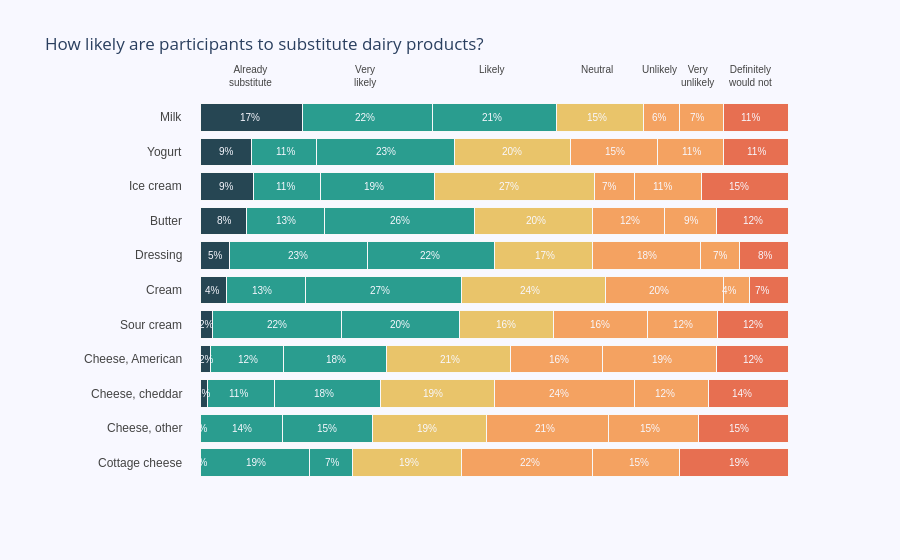

Notebook code cell kept with this figure:
### Code cell
top_labels = ['Already<br>substitute', 'Very<br>likely', 'Likely', 
              'Neutral', 'Unlikely', 'Very<br>unlikely', 'Definitely<br>would not']

colors = ['rgb(38, 70, 83)', 'rgb(42, 157, 143)', 'rgb(42, 157, 143)',
          'rgb(233, 196, 106)', 'rgb(244, 162, 97)',
          'rgb(244, 162, 97)', 'rgb(231, 111, 81)']

x_data_labels = np.array(list(np.around(np.array(data))), dtype=int)

x_data = data

y_data = list(sub_dairy_dict.values())

fig = go.Figure()

for i in range(0, len(x_data[0])):
    for xd, yd in zip(x_data, y_data):
        fig.add_trace(go.Bar(
            x=[xd[i]], y=[yd],
            orientation='h',
            marker=dict(
                color=colors[i],
                line=dict(color='rgb(248, 248, 249)', width=1)
            )
        ))

fig.update_layout(
    title='How likely are participants to substitute dairy products?',
    xaxis=dict(
        showgrid=False,
        showline=False,
        showticklabels=False,
        zeroline=False,
        domain=[0.15, 1]
    ),
    yaxis=dict(
        showgrid=False,
        showline=False,
        showticklabels=False,
        zeroline=False,
    ),
    barmode='stack',
    paper_bgcolor='rgb(248, 248, 255)',
    plot_bgcolor='rgb(248, 248, 255)',
#    margin=dict(l=120, r=10, t=140, b=80),
    showlegend=False,
)

annotations = []

for yd, xd in zip(y_data, x_data_labels):
    # labeling the y-axis
    annotations.append(dict(xref='paper', yref='y',
                            x=0.14, y=yd,
                            xanchor='right',
                            text=str(yd),
                            font=dict(family='Arial', size=12,
                                      color='rgb(67, 67, 67)'),
                            showarrow=False, align='right'))
    # labeling the first percentage of each bar (x_axis)
    annotations.append(dict(xref='x', yref='y',
                            x=xd[0] / 2, y=yd,
                            text=str(xd[0]) + '%',
                            font=dict(family='Arial', size=10,
                                      color='rgb(248, 248, 255)'),
                            showarrow=False))
    # labeling the first Likert scale (on the top)
    if yd == y_data[-1]:
        annotations.append(dict(xref='x', yref='paper',
                                x=xd[0] / 2, y=1.1,
                                text=top_labels[0],
                                font=dict(family='Arial', size=10,
                                          color='rgb(67, 67, 67)'),
                                showarrow=False))
    space = xd[0]
    for i in range(1, len(xd)):
            # labeling the rest of percentages for each bar (x_axis)
            annotations.append(dict(xref='x', yref='y',
                                    x=space + (xd[i]/2), y=yd,
                                    text=str(xd[i]) + '%',
                                    font=dict(family='Arial', size=10,
                                              color='rgb(248, 248, 255)'),
                                    showarrow=False))
            # labeling the Likert scale
            if yd == y_data[-1]:
                annotations.append(dict(xref='x', yref='paper',
                                        x=space + (xd[i]/2), y=1.1,
                                        text=top_labels[i],
                                        font=dict(family='Arial', size=10,
                                                  color='rgb(67, 67, 67)'),
                                        showarrow=False))
            space += xd[i]

fig.update_layout(annotations=annotations)

fig.show()

### Figure 1 — Plotly figure (JSON) as saved in the notebook; plotly's stock layout.template omitted (floating-point values rounded to 4 significant figures)
{"data": [{"marker": {"color": "rgb(38, 70, 83)", "line": {"color": "rgb(248, 248, 249)", "width": 1}}, "orientation": "h", "type": "bar", "x": [0], "y": ["Cottage cheese"]}, {"marker": {"color": "rgb(38, 70, 83)", "line": {"color": "rgb(248, 248, 249)", "width": 1}}, "orientation": "h", "type": "bar", "x": [0], "y": ["Cheese, other"]}, {"marker": {"color": "rgb(38, 70, 83)", "line": {"color": "rgb(248, 248, 249)", "width": 1}}, "orientation": "h", "type": "bar", "x": [1.136], "y": ["Cheese, cheddar"]}, {"marker": {"color": "rgb(38, 70, 83)", "line": {"color": "rgb(248, 248, 249)", "width": 1}}, "orientation": "h", "type": "bar", "x": [1.754], "y": ["Cheese, American"]}, {"marker": {"color": "rgb(38, 70, 83)", "line": {"color": "rgb(248, 248, 249)", "width": 1}}, "orientation": "h", "type": "bar", "x": [2], "y": ["Sour cream"]}, {"marker": {"color": "rgb(38, 70, 83)", "line": {"color": "rgb(248, 248, 249)", "width": 1}}, "orientation": "h", "type": "bar", "x": [4.444], "y": ["Cream"]}, {"marker": {"color": "rgb(38, 70, 83)", "line": {"color": "rgb(248, 248, 249)", "width": 1}}, "orientation": "h", "type": "bar", "x": [5], "y": ["Dressing"]}, {"marker": {"color": "rgb(38, 70, 83)", "line": {"color": "rgb(248, 248, 249)", "width": 1}}, "orientation": "h", "type": "bar", "x": [7.778], "y": ["Butter"]}, {"marker": {"color": "rgb(38, 70, 83)", "line": {"color": "rgb(248, 248, 249)", "width": 1}}, "orientation": "h", "type": "bar", "x": [9.091], "y": ["Ice cream"]}, {"marker": {"color": "rgb(38, 70, 83)", "line": {"color": "rgb(248, 248, 249)", "width": 1}}, "orientation": "h", "type": "bar", "x": [8.642], "y": ["Yogurt"]}, {"marker": {"color": "rgb(38, 70, 83)", "line": {"color": "rgb(248, 248, 249)", "width": 1}}, "orientation": "h", "type": "bar", "x": [17.28], "y": ["Milk"]}, {"marker": {"color": "rgb(42, 157, 143)", "line": {"color": "rgb(248, 248, 249)", "width": 1}}, "orientation": "h", "type": "bar", "x": [18.52], "y": ["Cottage cheese"]}, {"marker": {"color": "rgb(42, 157, 143)", "line": {"color": "rgb(248, 248, 249)", "width": 1}}, "orientation": "h", "type": "bar", "x": [13.89], "y": ["Cheese, other"]}, {"marker": {"color": "rgb(42, 157, 143)", "line": {"color": "rgb(248, 248, 249)", "width": 1}}, "orientation": "h", "type": "bar", "x": [11.36], "y": ["Cheese, cheddar"]}, {"marker": {"color": "rgb(42, 157, 143)", "line": {"color": "rgb(248, 248, 249)", "width": 1}}, "orientation": "h", "type": "bar", "x": [12.28], "y": ["Cheese, American"]}, {"marker": {"color": "rgb(42, 157, 143)", "line": {"color": "rgb(248, 248, 249)", "width": 1}}, "orientation": "h", "type": "bar", "x": [22], "y": ["Sour cream"]}, {"marker": {"color": "rgb(42, 157, 143)", "line": {"color": "rgb(248, 248, 249)", "width": 1}}, "orientation": "h", "type": "bar", "x": [13.33], "y": ["Cream"]}, {"marker": {"color": "rgb(42, 157, 143)", "line": {"color": "rgb(248, 248, 249)", "width": 1}}, "orientation": "h", "type": "bar", "x": [23.33], "y": ["Dressing"]}, {"marker": {"color": "rgb(42, 157, 143)", "line": {"color": "rgb(248, 248, 249)", "width": 1}}, "orientation": "h", "type": "bar", "x": [13.33], "y": ["Butter"]}, {"marker": {"color": "rgb(42, 157, 143)", "line": {"color": "rgb(248, 248, 249)", "width": 1}}, "orientation": "h", "type": "bar", "x": [11.36], "y": ["Ice cream"]}, {"marker": {"color": "rgb(42, 157, 143)", "line": {"color": "rgb(248, 248, 249)", "width": 1}}, "orientation": "h", "type": "bar", "x": [11.11], "y": ["Yogurt"]}, {"marker": {"color": "rgb(42, 157, 143)", "line": {"color": "rgb(248, 248, 249)", "width": 1}}, "orientation": "h", "type": "bar", "x": [22.22], "y": ["Milk"]}, {"marker": {"color": "rgb(42, 157, 143)", "line": {"color": "rgb(248, 248, 249)", "width": 1}}, "orientation": "h", "type": "bar", "x": [7.407], "y": ["Cottage cheese"]}, {"marker": {"color": "rgb(42, 157, 143)", "line": {"color": "rgb(248, 248, 249)", "width": 1}}, "orientation": "h", "type": "bar", "x": [15.28], "y": ["Cheese, other"]}, {"marker": {"color": "rgb(42, 157, 143)", "line": {"color": "rgb(248, 248, 249)", "width": 1}}, "orientation": "h", "type": "bar", "x": [18.18], "y": ["Cheese, cheddar"]}, {"marker": {"color": "rgb(42, 157, 143)", "line": {"color": "rgb(248, 248, 249)", "width": 1}}, "orientation": "h", "type": "bar", "x": [17.54], "y": ["Cheese, American"]}, {"marker": {"color": "rgb(42, 157, 143)", "line": {"color": "rgb(248, 248, 249)", "width": 1}}, "orientation": "h", "type": "bar", "x": [20], "y": ["Sour cream"]}, {"marker": {"color": "rgb(42, 157, 143)", "line": {"color": "rgb(248, 248, 249)", "width": 1}}, "orientation": "h", "type": "bar", "x": [26.67], "y": ["Cream"]}, {"marker": {"color": "rgb(42, 157, 143)", "line": {"color": "rgb(248, 248, 249)", "width": 1}}, "orientation": "h", "type": "bar", "x": [21.67], "y": ["Dressing"]}, {"marker": {"color": "rgb(42, 157, 143)", "line": {"color": "rgb(248, 248, 249)", "width": 1}}, "orientation": "h", "type": "bar", "x": [25.56], "y": ["Butter"]}, {"marker": {"color": "rgb(42, 157, 143)", "line": {"color": "rgb(248, 248, 249)", "width": 1}}, "orientation": "h", "type": "bar", "x": [19.32], "y": ["Ice cream"]}, {"marker": {"color": "rgb(42, 157, 143)", "line": {"color": "rgb(248, 248, 249)", "width": 1}}, "orientation": "h", "type": "bar", "x": [23.46], "y": ["Yogurt"]}, {"marker": {"color": "rgb(42, 157, 143)", "line": {"color": "rgb(248, 248, 249)", "width": 1}}, "orientation": "h", "type": "bar", "x": [20.99], "y": ["Milk"]}, {"marker": {"color": "rgb(233, 196, 106)", "line": {"color": "rgb(248, 248, 249)", "width": 1}}, "orientation": "h", "type": "bar", "x": [18.52], "y": ["Cottage cheese"]}, {"marker": {"color": "rgb(233, 196, 106)", "line": {"color": "rgb(248, 248, 249)", "width": 1}}, "orientation": "h", "type": "bar", "x": [19.44], "y": ["Cheese, other"]}, {"marker": {"color": "rgb(233, 196, 106)", "line": {"color": "rgb(248, 248, 249)", "width": 1}}, "orientation": "h", "type": "bar", "x": [19.32], "y": ["Cheese, cheddar"]}, {"marker": {"color": "rgb(233, 196, 106)", "line": {"color": "rgb(248, 248, 249)", "width": 1}}, "orientation": "h", "type": "bar", "x": [21.05], "y": ["Cheese, American"]}, {"marker": {"color": "rgb(233, 196, 106)", "line": {"color": "rgb(248, 248, 249)", "width": 1}}, "orientation": "h", "type": "bar", "x": [16], "y": ["Sour cream"]}, {"marker": {"color": "rgb(233, 196, 106)", "line": {"color": "rgb(248, 248, 249)", "width": 1}}, "orientation": "h", "type": "bar", "x": [24.44], "y": ["Cream"]}, {"marker": {"color": "rgb(233, 196, 106)", "line": {"color": "rgb(248, 248, 249)", "width": 1}}, "orientation": "h", "type": "bar", "x": [16.67], "y": ["Dressing"]}, {"marker": {"color": "rgb(233, 196, 106)", "line": {"color": "rgb(248, 248, 249)", "width": 1}}, "orientation": "h", "type": "bar", "x": [20], "y": ["Butter"]}, {"marker": {"color": "rgb(233, 196, 106)", "line": {"color": "rgb(248, 248, 249)", "width": 1}}, "orientation": "h", "type": "bar", "x": [27.27], "y": ["Ice cream"]}, {"marker": {"color": "rgb(233, 196, 106)", "line": {"color": "rgb(248, 248, 249)", "width": 1}}, "orientation": "h", "type": "bar", "x": [19.75], "y": ["Yogurt"]}, {"marker": {"color": "rgb(233, 196, 106)", "line": {"color": "rgb(248, 248, 249)", "width": 1}}, "orientation": "h", "type": "bar", "x": [14.81], "y": ["Milk"]}, {"marker": {"color": "rgb(244, 162, 97)", "line": {"color": "rgb(248, 248, 249)", "width": 1}}, "orientation": "h", "type": "bar", "x": [22.22], "y": ["Cottage cheese"]}, {"marker": {"color": "rgb(244, 162, 97)", "line": {"color": "rgb(248, 248, 249)", "width": 1}}, "orientation": "h", "type": "bar", "x": [20.83], "y": ["Cheese, other"]}, {"marker": {"color": "rgb(244, 162, 97)", "line": {"color": "rgb(248, 248, 249)", "width": 1}}, "orientation": "h", "type": "bar", "x": [23.86], "y": ["Cheese, cheddar"]}, {"marker": {"color": "rgb(244, 162, 97)", "line": {"color": "rgb(248, 248, 249)", "width": 1}}, "orientation": "h", "type": "bar", "x": [15.79], "y": ["Cheese, American"]}, {"marker": {"color": "rgb(244, 162, 97)", "line": {"color": "rgb(248, 248, 249)", "width": 1}}, "orientation": "h", "type": "bar", "x": [16], "y": ["Sour cream"]}, {"marker": {"color": "rgb(244, 162, 97)", "line": {"color": "rgb(248, 248, 249)", "width": 1}}, "orientation": "h", "type": "bar", "x": [20], "y": ["Cream"]}, {"marker": {"color": "rgb(244, 162, 97)", "line": {"color": "rgb(248, 248, 249)", "width": 1}}, "orientation": "h", "type": "bar", "x": [18.33], "y": ["Dressing"]}, {"marker": {"color": "rgb(244, 162, 97)", "line": {"color": "rgb(248, 248, 249)", "width": 1}}, "orientation": "h", "type": "bar", "x": [12.22], "y": ["Butter"]}, {"marker": {"color": "rgb(244, 162, 97)", "line": {"color": "rgb(248, 248, 249)", "width": 1}}, "orientation": "h", "type": "bar", "x": [6.818], "y": ["Ice cream"]}, {"marker": {"color": "rgb(244, 162, 97)", "line": {"color": "rgb(248, 248, 249)", "width": 1}}, "orientation": "h", "type": "bar", "x": [14.81], "y": ["Yogurt"]}, {"marker": {"color": "rgb(244, 162, 97)", "line": {"color": "rgb(248, 248, 249)", "width": 1}}, "orientation": "h", "type": "bar", "x": [6.173], "y": ["Milk"]}, {"marker": {"color": "rgb(244, 162, 97)", "line": {"color": "rgb(248, 248, 249)", "width": 1}}, "orientation": "h", "type": "bar", "x": [14.81], "y": ["Cottage cheese"]}, {"marker": {"color": "rgb(244, 162, 97)", "line": {"color": "rgb(248, 248, 249)", "width": 1}}, "orientation": "h", "type": "bar", "x": [15.28], "y": ["Cheese, other"]}, {"marker": {"color": "rgb(244, 162, 97)", "line": {"color": "rgb(248, 248, 249)", "width": 1}}, "orientation": "h", "type": "bar", "x": [12.5], "y": ["Cheese, cheddar"]}, {"marker": {"color": "rgb(244, 162, 97)", "line": {"color": "rgb(248, 248, 249)", "width": 1}}, "orientation": "h", "type": "bar", "x": [19.3], "y": ["Cheese, American"]}, {"marker": {"color": "rgb(244, 162, 97)", "line": {"color": "rgb(248, 248, 249)", "width": 1}}, "orientation": "h", "type": "bar", "x": [12], "y": ["Sour cream"]}, {"marker": {"color": "rgb(244, 162, 97)", "line": {"color": "rgb(248, 248, 249)", "width": 1}}, "orientation": "h", "type": "bar", "x": [4.444], "y": ["Cream"]}, {"marker": {"color": "rgb(244, 162, 97)", "line": {"color": "rgb(248, 248, 249)", "width": 1}}, "orientation": "h", "type": "bar", "x": [6.667], "y": ["Dressing"]}, {"marker": {"color": "rgb(244, 162, 97)", "line": {"color": "rgb(248, 248, 249)", "width": 1}}, "orientation": "h", "type": "bar", "x": [8.889], "y": ["Butter"]}, {"marker": {"color": "rgb(244, 162, 97)", "line": {"color": "rgb(248, 248, 249)", "width": 1}}, "orientation": "h", "type": "bar", "x": [11.36], "y": ["Ice cream"]}, {"marker": {"color": "rgb(244, 162, 97)", "line": {"color": "rgb(248, 248, 249)", "width": 1}}, "orientation": "h", "type": "bar", "x": [11.11], "y": ["Yogurt"]}, {"marker": {"color": "rgb(244, 162, 97)", "line": {"color": "rgb(248, 248, 249)", "width": 1}}, "orientation": "h", "type": "bar", "x": [7.407], "y": ["Milk"]}, {"marker": {"color": "rgb(231, 111, 81)", "line": {"color": "rgb(248, 248, 249)", "width": 1}}, "orientation": "h", "type": "bar", "x": [18.52], "y": ["Cottage cheese"]}, {"marker": {"color": "rgb(231, 111, 81)", "line": {"color": "rgb(248, 248, 249)", "width": 1}}, "orientation": "h", "type": "bar", "x": [15.28], "y": ["Cheese, other"]}, {"marker": {"color": "rgb(231, 111, 81)", "line": {"color": "rgb(248, 248, 249)", "width": 1}}, "orientation": "h", "type": "bar", "x": [13.64], "y": ["Cheese, cheddar"]}, {"marker": {"color": "rgb(231, 111, 81)", "line": {"color": "rgb(248, 248, 249)", "width": 1}}, "orientation": "h", "type": "bar", "x": [12.28], "y": ["Cheese, American"]}, {"marker": {"color": "rgb(231, 111, 81)", "line": {"color": "rgb(248, 248, 249)", "width": 1}}, "orientation": "h", "type": "bar", "x": [12], "y": ["Sour cream"]}, {"marker": {"color": "rgb(231, 111, 81)", "line": {"color": "rgb(248, 248, 249)", "width": 1}}, "orientation": "h", "type": "bar", "x": [6.667], "y": ["Cream"]}, {"marker": {"color": "rgb(231, 111, 81)", "line": {"color": "rgb(248, 248, 249)", "width": 1}}, "orientation": "h", "type": "bar", "x": [8.333], "y": ["Dressing"]}, {"marker": {"color": "rgb(231, 111, 81)", "line": {"color": "rgb(248, 248, 249)", "width": 1}}, "orientation": "h", "type": "bar", "x": [12.22], "y": ["Butter"]}, {"marker": {"color": "rgb(231, 111, 81)", "line": {"color": "rgb(248, 248, 249)", "width": 1}}, "orientation": "h", "type": "bar", "x": [14.77], "y": ["Ice cream"]}, {"marker": {"color": "rgb(231, 111, 81)", "line": {"color": "rgb(248, 248, 249)", "width": 1}}, "orientation": "h", "type": "bar", "x": [11.11], "y": ["Yogurt"]}, {"marker": {"color": "rgb(231, 111, 81)", "line": {"color": "rgb(248, 248, 249)", "width": 1}}, "orientation": "h", "type": "bar", "x": [11.11], "y": ["Milk"]}], "layout": {"annotations": [{"align": "right", "font": {"color": "rgb(67, 67, 67)", "family": "Arial", "size": 12}, "showarrow": false, "text": "Cottage cheese", "x": 0.14, "xanchor": "right", "xref": "paper", "y": "Cottage cheese", "yref": "y"}, {"font": {"color": "rgb(248, 248, 255)", "family": "Arial", "size": 10}, "showarrow": false, "text": "0%", "x": 0, "xref": "x", "y": "Cottage cheese", "yref": "y"}, {"font": {"color": "rgb(248, 248, 255)", "family": "Arial", "size": 10}, "showarrow": false, "text": "19%", "x": 9.5, "xref": "x", "y": "Cottage cheese", "yref": "y"}, {"font": {"color": "rgb(248, 248, 255)", "family": "Arial", "size": 10}, "showarrow": false, "text": "7%", "x": 22.5, "xref": "x", "y": "Cottage cheese", "yref": "y"}, {"font": {"color": "rgb(248, 248, 255)", "family": "Arial", "size": 10}, "showarrow": false, "text": "19%", "x": 35.5, "xref": "x", "y": "Cottage cheese", "yref": "y"}, {"font": {"color": "rgb(248, 248, 255)", "family": "Arial", "size": 10}, "showarrow": false, "text": "22%", "x": 56, "xref": "x", "y": "Cottage cheese", "yref": "y"}, {"font": {"color": "rgb(248, 248, 255)", "family": "Arial", "size": 10}, "showarrow": false, "text": "15%", "x": 74.5, "xref": "x", "y": "Cottage cheese", "yref": "y"}, {"font": {"color": "rgb(248, 248, 255)", "family": "Arial", "size": 10}, "showarrow": false, "text": "19%", "x": 91.5, "xref": "x", "y": "Cottage cheese", "yref": "y"}, {"align": "right", "font": {"color": "rgb(67, 67, 67)", "family": "Arial", "size": 12}, "showarrow": false, "text": "Cheese, other", "x": 0.14, "xanchor": "right", "xref": "paper", "y": "Cheese, other", "yref": "y"}, {"font": {"color": "rgb(248, 248, 255)", "family": "Arial", "size": 10}, "showarrow": false, "text": "0%", "x": 0, "xref": "x", "y": "Cheese, other", "yref": "y"}, {"font": {"color": "rgb(248, 248, 255)", "family": "Arial", "size": 10}, "showarrow": false, "text": "14%", "x": 7, "xref": "x", "y": "Cheese, other", "yref": "y"}, {"font": {"color": "rgb(248, 248, 255)", "family": "Arial", "size": 10}, "showarrow": false, "text": "15%", "x": 21.5, "xref": "x", "y": "Cheese, other", "yref": "y"}, {"font": {"color": "rgb(248, 248, 255)", "family": "Arial", "size": 10}, "showarrow": false, "text": "19%", "x": 38.5, "xref": "x", "y": "Cheese, other", "yref": "y"}, {"font": {"color": "rgb(248, 248, 255)", "family": "Arial", "size": 10}, "showarrow": false, "text": "21%", "x": 58.5, "xref": "x", "y": "Cheese, other", "yref": "y"}, {"font": {"color": "rgb(248, 248, 255)", "family": "Arial", "size": 10}, "showarrow": false, "text": "15%", "x": 76.5, "xref": "x", "y": "Cheese, other", "yref": "y"}, {"font": {"color": "rgb(248, 248, 255)", "family": "Arial", "size": 10}, "showarrow": false, "text": "15%", "x": 91.5, "xref": "x", "y": "Cheese, other", "yref": "y"}, {"align": "right", "font": {"color": "rgb(67, 67, 67)", "family": "Arial", "size": 12}, "showarrow": false, "text": "Cheese, cheddar", "x": 0.14, "xanchor": "right", "xref": "paper", "y": "Cheese, cheddar", "yref": "y"}, {"font": {"color": "rgb(248, 248, 255)", "family": "Arial", "size": 10}, "showarrow": false, "text": "1%", "x": 0.5, "xref": "x", "y": "Cheese, cheddar", "yref": "y"}, {"font": {"color": "rgb(248, 248, 255)", "family": "Arial", "size": 10}, "showarrow": false, "text": "11%", "x": 6.5, "xref": "x", "y": "Cheese, cheddar", "yref": "y"}, {"font": {"color": "rgb(248, 248, 255)", "family": "Arial", "size": 10}, "showarrow": false, "text": "18%", "x": 21, "xref": "x", "y": "Cheese, cheddar", "yref": "y"}, {"font": {"color": "rgb(248, 248, 255)", "family": "Arial", "size": 10}, "showarrow": false, "text": "19%", "x": 39.5, "xref": "x", "y": "Cheese, cheddar", "yref": "y"}, {"font": {"color": "rgb(248, 248, 255)", "family": "Arial", "size": 10}, "showarrow": false, "text": "24%", "x": 61, "xref": "x", "y": "Cheese, cheddar", "yref": "y"}, {"font": {"color": "rgb(248, 248, 255)", "family": "Arial", "size": 10}, "showarrow": false, "text": "12%", "x": 79, "xref": "x", "y": "Cheese, cheddar", "yref": "y"}, {"font": {"color": "rgb(248, 248, 255)", "family": "Arial", "size": 10}, "showarrow": false, "text": "14%", "x": 92, "xref": "x", "y": "Cheese, cheddar", "yref": "y"}, {"align": "right", "font": {"color": "rgb(67, 67, 67)", "family": "Arial", "size": 12}, "showarrow": false, "text": "Cheese, American", "x": 0.14, "xanchor": "right", "xref": "paper", "y": "Cheese, American", "yref": "y"}, {"font": {"color": "rgb(248, 248, 255)", "family": "Arial", "size": 10}, "showarrow": false, "text": "2%", "x": 1, "xref": "x", "y": "Cheese, American", "yref": "y"}, {"font": {"color": "rgb(248, 248, 255)", "family": "Arial", "size": 10}, "showarrow": false, "text": "12%", "x": 8, "xref": "x", "y": "Cheese, American", "yref": "y"}, {"font": {"color": "rgb(248, 248, 255)", "family": "Arial", "size": 10}, "showarrow": false, "text": "18%", "x": 23, "xref": "x", "y": "Cheese, American", "yref": "y"}, {"font": {"color": "rgb(248, 248, 255)", "family": "Arial", "size": 10}, "showarrow": false, "text": "21%", "x": 42.5, "xref": "x", "y": "Cheese, American", "yref": "y"}, {"font": {"color": "rgb(248, 248, 255)", "family": "Arial", "size": 10}, "showarrow": false, "text": "16%", "x": 61, "xref": "x", "y": "Cheese, American", "yref": "y"}, {"font": {"color": "rgb(248, 248, 255)", "family": "Arial", "size": 10}, "showarrow": false, "text": "19%", "x": 78.5, "xref": "x", "y": "Cheese, American", "yref": "y"}, {"font": {"color": "rgb(248, 248, 255)", "family": "Arial", "size": 10}, "showarrow": false, "text": "12%", "x": 94, "xref": "x", "y": "Cheese, American", "yref": "y"}, {"align": "right", "font": {"color": "rgb(67, 67, 67)", "family": "Arial", "size": 12}, "showarrow": false, "text": "Sour cream", "x": 0.14, "xanchor": "right", "xref": "paper", "y": "Sour cream", "yref": "y"}, {"font": {"color": "rgb(248, 248, 255)", "family": "Arial", "size": 10}, "showarrow": false, "text": "2%", "x": 1, "xref": "x", "y": "Sour cream", "yref": "y"}, {"font": {"color": "rgb(248, 248, 255)", "family": "Arial", "size": 10}, "showarrow": false, "text": "22%", "x": 13, "xref": "x", "y": "Sour cream", "yref": "y"}, {"font": {"color": "rgb(248, 248, 255)", "family": "Arial", "size": 10}, "showarrow": false, "text": "20%", "x": 34, "xref": "x", "y": "Sour cream", "yref": "y"}, {"font": {"color": "rgb(248, 248, 255)", "family": "Arial", "size": 10}, "showarrow": false, "text": "16%", "x": 52, "xref": "x", "y": "Sour cream", "yref": "y"}, {"font": {"color": "rgb(248, 248, 255)", "family": "Arial", "size": 10}, "showarrow": false, "text": "16%", "x": 68, "xref": "x", "y": "Sour cream", "yref": "y"}, {"font": {"color": "rgb(248, 248, 255)", "family": "Arial", "size": 10}, "showarrow": false, "text": "12%", "x": 82, "xref": "x", "y": "Sour cream", "yref": "y"}, {"font": {"color": "rgb(248, 248, 255)", "family": "Arial", "size": 10}, "showarrow": false, "text": "12%", "x": 94, "xref": "x", "y": "Sour cream", "yref": "y"}, {"align": "right", "font": {"color": "rgb(67, 67, 67)", "family": "Arial", "size": 12}, "showarrow": false, "text": "Cream", "x": 0.14, "xanchor": "right", "xref": "paper", "y": "Cream", "yref": "y"}, {"font": {"color": "rgb(248, 248, 255)", "family": "Arial", "size": 10}, "showarrow": false, "text": "4%", "x": 2, "xref": "x", "y": "Cream", "yref": "y"}, {"font": {"color": "rgb(248, 248, 255)", "family": "Arial", "size": 10}, "showarrow": false, "text": "13%", "x": 10.5, "xref": "x", "y": "Cream", "yref": "y"}, {"font": {"color": "rgb(248, 248, 255)", "family": "Arial", "size": 10}, "showarrow": false, "text": "27%", "x": 30.5, "xref": "x", "y": "Cream", "yref": "y"}, {"font": {"color": "rgb(248, 248, 255)", "family": "Arial", "size": 10}, "showarrow": false, "text": "24%", "x": 56, "xref": "x", "y": "Cream", "yref": "y"}, {"font": {"color": "rgb(248, 248, 255)", "family": "Arial", "size": 10}, "showarrow": false, "text": "20%", "x": 78, "xref": "x", "y": "Cream", "yref": "y"}, {"font": {"color": "rgb(248, 248, 255)", "family": "Arial", "size": 10}, "showarrow": false, "text": "4%", "x": 90, "xref": "x", "y": "Cream", "yref": "y"}, {"font": {"color": "rgb(248, 248, 255)", "family": "Arial", "size": 10}, "showarrow": false, "text": "7%", "x": 95.5, "xref": "x", "y": "Cream", "yref": "y"}, {"align": "right", "font": {"color": "rgb(67, 67, 67)", "family": "Arial", "size": 12}, "showarrow": false, "text": "Dressing", "x": 0.14, "xanchor": "right", "xref": "paper", "y": "Dressing", "yref": "y"}, {"font": {"color": "rgb(248, 248, 255)", "family": "Arial", "size": 10}, "showarrow": false, "text": "5%", "x": 2.5, "xref": "x", "y": "Dressing", "yref": "y"}, {"font": {"color": "rgb(248, 248, 255)", "family": "Arial", "size": 10}, "showarrow": false, "text": "23%", "x": 16.5, "xref": "x", "y": "Dressing", "yref": "y"}, {"font": {"color": "rgb(248, 248, 255)", "family": "Arial", "size": 10}, "showarrow": false, "text": "22%", "x": 39, "xref": "x", "y": "Dressing", "yref": "y"}, {"font": {"color": "rgb(248, 248, 255)", "family": "Arial", "size": 10}, "showarrow": false, "text": "17%", "x": 58.5, "xref": "x", "y": "Dressing", "yref": "y"}, {"font": {"color": "rgb(248, 248, 255)", "family": "Arial", "size": 10}, "showarrow": false, "text": "18%", "x": 76, "xref": "x", "y": "Dressing", "yref": "y"}, {"font": {"color": "rgb(248, 248, 255)", "family": "Arial", "size": 10}, "showarrow": false, "text": "7%", "x": 88.5, "xref": "x", "y": "Dressing", "yref": "y"}, {"font": {"color": "rgb(248, 248, 255)", "family": "Arial", "size": 10}, "showarrow": false, "text": "8%", "x": 96, "xref": "x", "y": "Dressing", "yref": "y"}, {"align": "right", "font": {"color": "rgb(67, 67, 67)", "family": "Arial", "size": 12}, "showarrow": false, "text": "Butter", "x": 0.14, "xanchor": "right", "xref": "paper", "y": "Butter", "yref": "y"}, {"font": {"color": "rgb(248, 248, 255)", "family": "Arial", "size": 10}, "showarrow": false, "text": "8%", "x": 4, "xref": "x", "y": "Butter", "yref": "y"}, {"font": {"color": "rgb(248, 248, 255)", "family": "Arial", "size": 10}, "showarrow": false, "text": "13%", "x": 14.5, "xref": "x", "y": "Butter", "yref": "y"}, {"font": {"color": "rgb(248, 248, 255)", "family": "Arial", "size": 10}, "showarrow": false, "text": "26%", "x": 34, "xref": "x", "y": "Butter", "yref": "y"}, {"font": {"color": "rgb(248, 248, 255)", "family": "Arial", "size": 10}, "showarrow": false, "text": "20%", "x": 57, "xref": "x", "y": "Butter", "yref": "y"}, {"font": {"color": "rgb(248, 248, 255)", "family": "Arial", "size": 10}, "showarrow": false, "text": "12%", "x": 73, "xref": "x", "y": "Butter", "yref": "y"}, {"font": {"color": "rgb(248, 248, 255)", "family": "Arial", "size": 10}, "showarrow": false, "text": "9%", "x": 83.5, "xref": "x", "y": "Butter", "yref": "y"}, {"font": {"color": "rgb(248, 248, 255)", "family": "Arial", "size": 10}, "showarrow": false, "text": "12%", "x": 94, "xref": "x", "y": "Butter", "yref": "y"}, {"align": "right", "font": {"color": "rgb(67, 67, 67)", "family": "Arial", "size": 12}, "showarrow": false, "text": "Ice cream", "x": 0.14, "xanchor": "right", "xref": "paper", "y": "Ice cream", "yref": "y"}, {"font": {"color": "rgb(248, 248, 255)", "family": "Arial", "size": 10}, "showarrow": false, "text": "9%", "x": 4.5, "xref": "x", "y": "Ice cream", "yref": "y"}, {"font": {"color": "rgb(248, 248, 255)", "family": "Arial", "size": 10}, "showarrow": false, "text": "11%", "x": 14.5, "xref": "x", "y": "Ice cream", "yref": "y"}, {"font": {"color": "rgb(248, 248, 255)", "family": "Arial", "size": 10}, "showarrow": false, "text": "19%", "x": 29.5, "xref": "x", "y": "Ice cream", "yref": "y"}, {"font": {"color": "rgb(248, 248, 255)", "family": "Arial", "size": 10}, "showarrow": false, "text": "27%", "x": 52.5, "xref": "x", "y": "Ice cream", "yref": "y"}, {"font": {"color": "rgb(248, 248, 255)", "family": "Arial", "size": 10}, "showarrow": false, "text": "7%", "x": 69.5, "xref": "x", "y": "Ice cream", "yref": "y"}, {"font": {"color": "rgb(248, 248, 255)", "family": "Arial", "size": 10}, "showarrow": false, "text": "11%", "x": 78.5, "xref": "x", "y": "Ice cream", "yref": "y"}, {"font": {"color": "rgb(248, 248, 255)", "family": "Arial", "size": 10}, "showarrow": false, "text": "15%", "x": 91.5, "xref": "x", "y": "Ice cream", "yref": "y"}, {"align": "right", "font": {"color": "rgb(67, 67, 67)", "family": "Arial", "size": 12}, "showarrow": false, "text": "Yogurt", "x": 0.14, "xanchor": "right", "xref": "paper", "y": "Yogurt", "yref": "y"}, {"font": {"color": "rgb(248, 248, 255)", "family": "Arial", "size": 10}, "showarrow": false, "text": "9%", "x": 4.5, "xref": "x", "y": "Yogurt", "yref": "y"}, {"font": {"color": "rgb(248, 248, 255)", "family": "Arial", "size": 10}, "showarrow": false, "text": "11%", "x": 14.5, "xref": "x", "y": "Yogurt", "yref": "y"}, {"font": {"color": "rgb(248, 248, 255)", "family": "Arial", "size": 10}, "showarrow": false, "text": "23%", "x": 31.5, "xref": "x", "y": "Yogurt", "yref": "y"}, {"font": {"color": "rgb(248, 248, 255)", "family": "Arial", "size": 10}, "showarrow": false, "text": "20%", "x": 53, "xref": "x", "y": "Yogurt", "yref": "y"}, {"font": {"color": "rgb(248, 248, 255)", "family": "Arial", "size": 10}, "showarrow": false, "text": "15%", "x": 70.5, "xref": "x", "y": "Yogurt", "yref": "y"}, {"font": {"color": "rgb(248, 248, 255)", "family": "Arial", "size": 10}, "showarrow": false, "text": "11%", "x": 83.5, "xref": "x", "y": "Yogurt", "yref": "y"}, {"font": {"color": "rgb(248, 248, 255)", "family": "Arial", "size": 10}, "showarrow": false, "text": "11%", "x": 94.5, "xref": "x", "y": "Yogurt", "yref": "y"}, {"align": "right", "font": {"color": "rgb(67, 67, 67)", "family": "Arial", "size": 12}, "showarrow": false, "text": "Milk", "x": 0.14, "xanchor": "right", "xref": "paper", "y": "Milk", "yref": "y"}, {"font": {"color": "rgb(248, 248, 255)", "family": "Arial", "size": 10}, "showarrow": false, "text": "17%", "x": 8.5, "xref": "x", "y": "Milk", "yref": "y"}, {"font": {"color": "rgb(67, 67, 67)", "family": "Arial", "size": 10}, "showarrow": false, "text": "Already<br>substitute", "x": 8.5, "xref": "x", "y": 1.1, "yref": "paper"}, {"font": {"color": "rgb(248, 248, 255)", "family": "Arial", "size": 10}, "showarrow": false, "text": "22%", "x": 28, "xref": "x", "y": "Milk", "yref": "y"}, {"font": {"color": "rgb(67, 67, 67)", "family": "Arial", "size": 10}, "showarrow": false, "text": "Very<br>likely", "x": 28, "xref": "x", "y": 1.1, "yref": "paper"}, {"font": {"color": "rgb(248, 248, 255)", "family": "Arial", "size": 10}, "showarrow": false, "text": "21%", "x": 49.5, "xref": "x", "y": "Milk", "yref": "y"}, {"font": {"color": "rgb(67, 67, 67)", "family": "Arial", "size": 10}, "showarrow": false, "text": "Likely", "x": 49.5, "xref": "x", "y": 1.1, "yref": "paper"}, {"font": {"color": "rgb(248, 248, 255)", "family": "Arial", "size": 10}, "showarrow": false, "text": "15%", "x": 67.5, "xref": "x", "y": "Milk", "yref": "y"}, {"font": {"color": "rgb(67, 67, 67)", "family": "Arial", "size": 10}, "showarrow": false, "text": "Neutral", "x": 67.5, "xref": "x", "y": 1.1, "yref": "paper"}, {"font": {"color": "rgb(248, 248, 255)", "family": "Arial", "size": 10}, "showarrow": false, "text": "6%", "x": 78, "xref": "x", "y": "Milk", "yref": "y"}, {"font": {"color": "rgb(67, 67, 67)", "family": "Arial", "size": 10}, "showarrow": false, "text": "Unlikely", "x": 78, "xref": "x", "y": 1.1, "yref": "paper"}, {"font": {"color": "rgb(248, 248, 255)", "family": "Arial", "size": 10}, "showarrow": false, "text": "7%", "x": 84.5, "xref": "x", "y": "Milk", "yref": "y"}, {"font": {"color": "rgb(67, 67, 67)", "family": "Arial", "size": 10}, "showarrow": false, "text": "Very<br>unlikely", "x": 84.5, "xref": "x", "y": 1.1, "yref": "paper"}, {"font": {"color": "rgb(248, 248, 255)", "family": "Arial", "size": 10}, "showarrow": false, "text": "11%", "x": 93.5, "xref": "x", "y": "Milk", "yref": "y"}, {"font": {"color": "rgb(67, 67, 67)", "family": "Arial", "size": 10}, "showarrow": false, "text": "Definitely<br>would not", "x": 93.5, "xref": "x", "y": 1.1, "yref": "paper"}], "autosize": true, "barmode": "stack", "paper_bgcolor": "rgb(248, 248, 255)", "plot_bgcolor": "rgb(248, 248, 255)", "showlegend": false, "title": {"text": "How likely are participants to substitute dairy products?"}, "xaxis": {"autorange": true, "domain": [0.15, 1], "range": [-1.508, 105.3], "showgrid": false, "showline": false, "showticklabels": false, "type": "linear", "zeroline": false}, "yaxis": {"autorange": true, "range": [-0.5, 10.5], "showgrid": false, "showline": false, "showticklabels": false, "type": "category", "zeroline": false}}}
